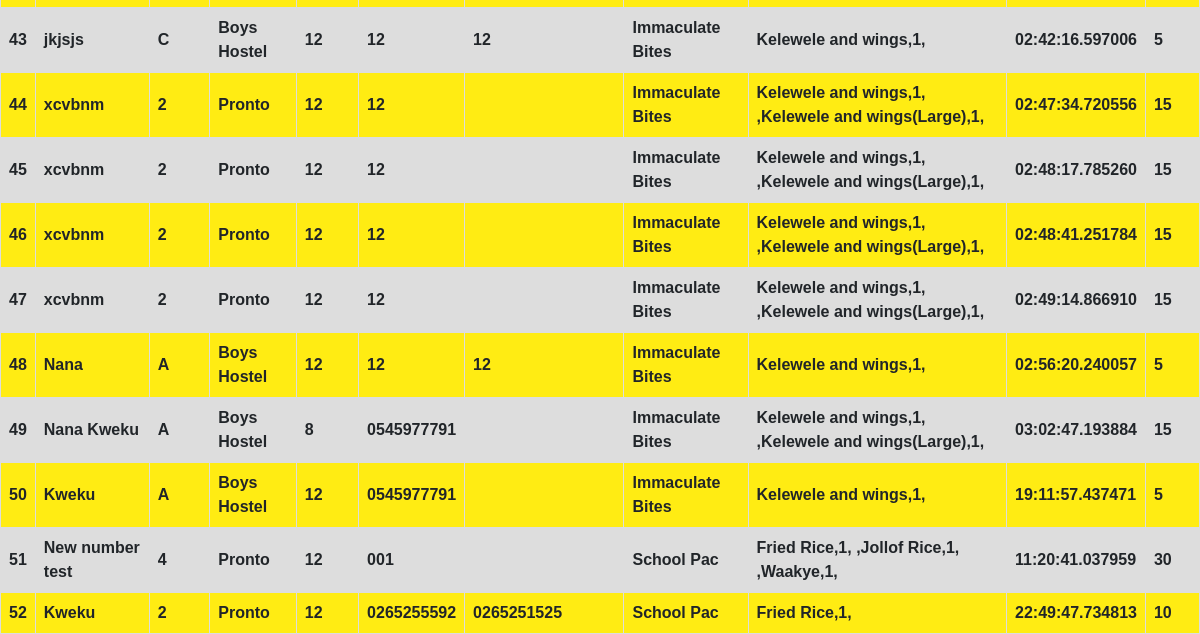
Before: /chart (lower part) with the older database file.
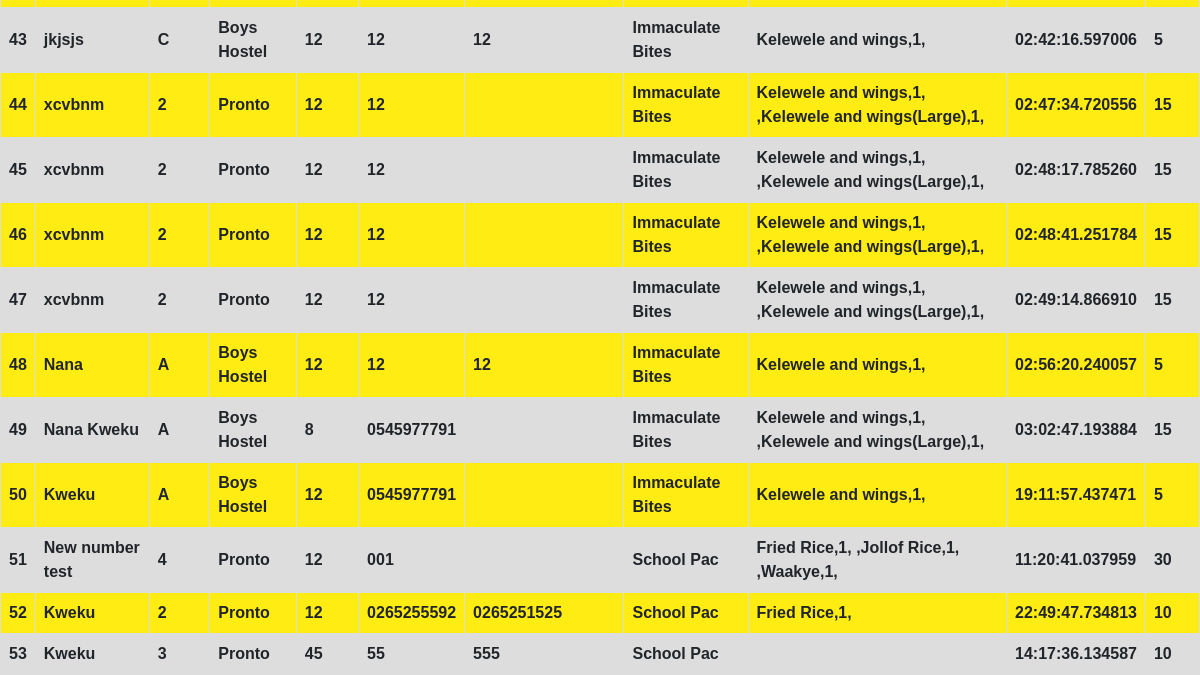
After: the same page with the newer database file.
### app.py (models this page shows, shortened)
class Order(db.Model):
    id = db.Column(db.Integer, primary_key=True)
    name = db.Column(db.String(200))
    room = db.Column(db.Integer)
    pNumber = db.Column(db.String(10))
    aNumber = db.Column(db.String(10))
    hostel = db.Column(db.String(100))
    food = db.Column(db.String(1000))
    quantity = db.Column(db.Integer)
    status = db.Column(db.Integer)
    block = db.Column(db.String(100))
    total = db.Column(db.String(10))
    date_created = db.Column(db.DateTime, default=datetime.utcnow)
    vendor = db.Column(db.String(50))

### app.py (the view)
@app.route('/chart', methods=['POST','GET'])
def masterchart():
    all_orders = Order.query.order_by(Order.date_created).all()
    return render_template('chart.html', all_orders=all_orders)

### templates/chart.html (shortened to what this page needs)
{% extends 'base.html' %}
{% block head %}
<link rel="stylesheet" href="{{ url_for('static', filename='css/table.css')}}">
{% endblock %}
{% block body %}
<table>
    {% for order in all_orders %}
    <tr>
        <th>{{ order.id }}</th>
        <th>{{ order.name }}</th>
        <th>{{ order.block }}</th>
        <th>{{ order.hostel }}</th>
        <th>{{order.room}}</th>
        <th>{{order.pNumber}}</th>
        <th>{{order.aNumber}}</th>
        <th>{{order.vendor}}</th>
        <th>{{order.food}}</th>
        <th>{{order.date_created.time()}}</th>
        <th>{{order.total}}</th>
    </tr>
    {% endfor %}
    </table>
{% endblock %}

### templates/base.html (shortened to what this page needs)
<!DOCTYPE html>
    <head>
        <link rel="stylesheet" href="https://stackpath.bootstrapcdn.com/bootstrap/4.3.1/css/bootstrap.min.css">
        <link rel="stylesheet" href="{{ url_for('static',filename='css/style.css')}}">
        {% block head %}{% endblock %}
    </head>
    <body>
{% block body %}{% endblock %}
    </body>
</html>

### static/css/style.css (style rules this page uses)
* { box-sizing: border-box; }
body { background-color: #ffec13; margin:0; padding: 0; }

### static/css/table.css (style rules this page uses)
table { font-family: arial, sans-serif; border-collapse: collapse; width: 100%; }
tr:nth-child(even) { background-color: #dddddd; }

Changed rows visible on the page:
added Order: id "53", name "Kweku", block "3", hostel "Pronto", room "45", pNumber "55", aNumber "555", vendor "School Pac", date_created.time "14:17:36.134587", total "10"
